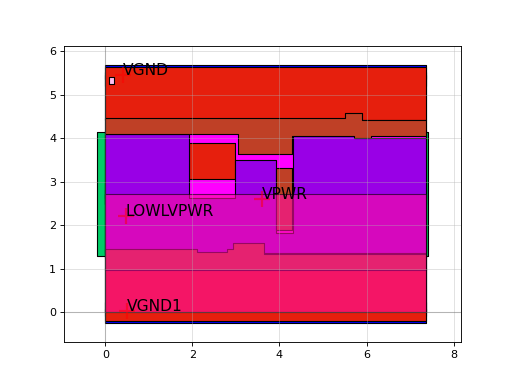

Reproduce this figure in Python.
import sky130

c = sky130.components.sky130_fd_sc_hd__lpflow_lsbuf_lh_isowell_4()
c.plot()
